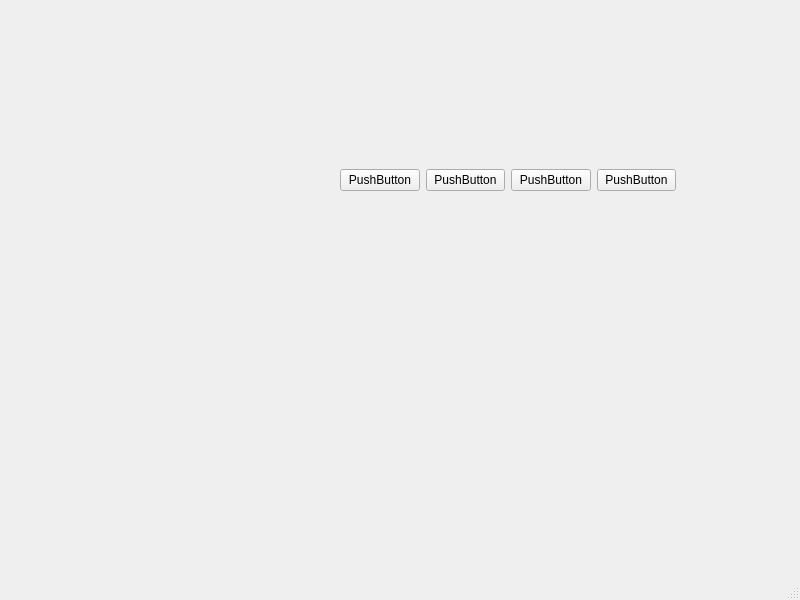
<?xml version="1.0" encoding="UTF-8"?>
<ui version="4.0">
 <class>MainWindow</class>
 <widget class="QMainWindow" name="MainWindow">
  <property name="geometry">
   <rect>
    <x>0</x>
    <y>0</y>
    <width>800</width>
    <height>600</height>
   </rect>
  </property>
  <property name="windowTitle">
   <string>MainWindow</string>
  </property>
  <widget class="QWidget" name="centralwidget">
   <widget class="QWidget" name="horizontalLayoutWidget">
    <property name="geometry">
     <rect>
      <x>340</x>
      <y>140</y>
      <width>336</width>
      <height>80</height>
     </rect>
    </property>
    <layout class="QHBoxLayout" name="horizontalLayout">
     <item>
      <widget class="QPushButton" name="pushButton_3">
       <property name="text">
        <string>PushButton</string>
       </property>
      </widget>
     </item>
     <item>
      <widget class="QPushButton" name="pushButton_2">
       <property name="text">
        <string>PushButton</string>
       </property>
      </widget>
     </item>
     <item>
      <widget class="QPushButton" name="pushButton_4">
       <property name="text">
        <string>PushButton</string>
       </property>
      </widget>
     </item>
     <item>
      <widget class="QPushButton" name="pushButton">
       <property name="text">
        <string>PushButton</string>
       </property>
      </widget>
     </item>
    </layout>
   </widget>
  </widget>
  <widget class="QMenuBar" name="menubar">
   <property name="geometry">
    <rect>
     <x>0</x>
     <y>0</y>
     <width>800</width>
     <height>33</height>
    </rect>
   </property>
  </widget>
  <widget class="QStatusBar" name="statusbar"/>
 </widget>
 <resources/>
 <connections/>
</ui>
